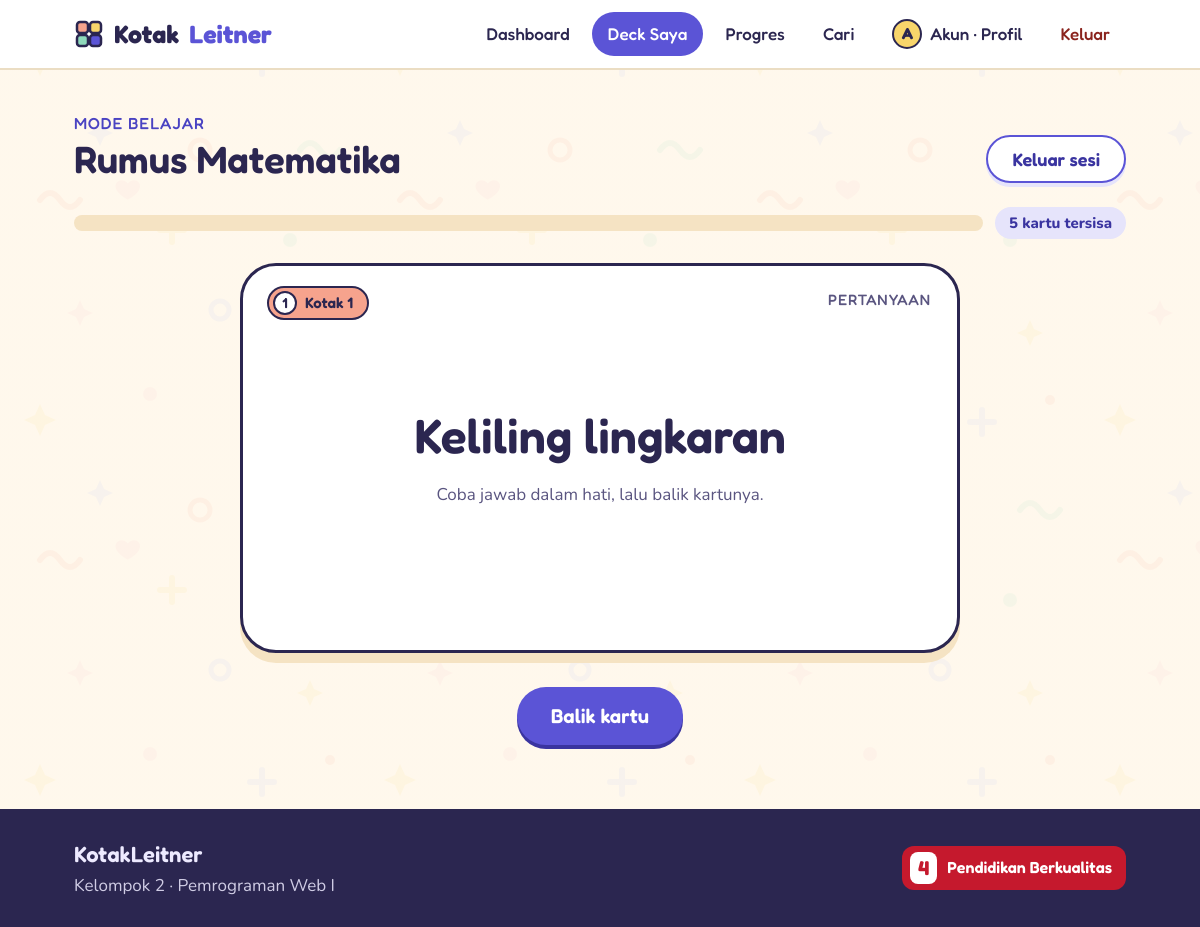
The app's page /belajar.php?deck=6&baru=1 (signed in) with its own data.
### tables this page shows
CREATE TABLE deck (
  id INT AUTO_INCREMENT PRIMARY KEY,
  user_id INT NOT NULL,
  nama VARCHAR(60) NOT NULL,
  deskripsi VARCHAR(200) NOT NULL DEFAULT '',
  warna TINYINT NOT NULL DEFAULT 1,
  karakter VARCHAR(20) NOT NULL DEFAULT 'kucing',
  FOREIGN KEY (user_id) REFERENCES users(id) ON DELETE CASCADE
);

CREATE TABLE kartu (
  id INT AUTO_INCREMENT PRIMARY KEY,
  deck_id INT NOT NULL,
  depan VARCHAR(200) NOT NULL,
  belakang VARCHAR(300) NOT NULL,
  kotak TINYINT NOT NULL DEFAULT 1,
  jadwal DATE NOT NULL,
  FOREIGN KEY (deck_id) REFERENCES deck(id) ON DELETE CASCADE
);

### belajar.php (the view, shortened to what this page needs)
<?php
require_once 'cek_login.php';
$uid = (int)$_SESSION['user_id'];
$deck_id = isset($_GET['deck']) ? (int)$_GET['deck'] : 0;
$nama_deck = 'Semua deck';
$syarat_deck = '';
if ($deck_id > 0) {
    $q = mysqli_query($conn, "SELECT * FROM deck WHERE id=$deck_id AND user_id=$uid");
    $deck = mysqli_fetch_assoc($q);
    $nama_deck = $deck['nama'];
    $syarat_deck = "AND d.id = $deck_id";
}
$sql_due = "FROM kartu k JOIN deck d ON k.deck_id = d.id WHERE d.user_id=$uid AND k.jadwal <= CURDATE() $syarat_deck";
$q = mysqli_query($conn, "SELECT k.* $sql_due ORDER BY k.kotak, k.id LIMIT 1");
$kartu = mysqli_fetch_assoc($q);
$q = mysqli_query($conn, "SELECT COUNT(*) AS n $sql_due");
$sisa = (int)mysqli_fetch_assoc($q)['n'];
$benar = $_SESSION['sesi']['benar'];
$salah = $_SESSION['sesi']['salah'];
$sudah = $benar + $salah;
$persen = ($sudah + $sisa) > 0 ? round($sudah / ($sudah + $sisa) * 100) : 0;
include 'header.php';
?>
<div class="wrap stack">
  <div class="page-head" style="margin-bottom:0">
    <div>
      <span class="eyebrow">Mode belajar</span>
      <h1 style="font-size:38px"><?= e($nama_deck) ?></h1>
    </div>
    <a class="btn btn-sec" href="<?= $deck_id > 0 ? 'kartu.php?deck=' . $deck_id : 'dashboard.php' ?>">Keluar sesi</a>
  </div>
<?php if ($kartu): ?>
  <div class="progress-row">
    <div class="bar"><i style="width:<?= $persen ?>%"></i></div>
    <span class="chip"><?= $sisa ?> kartu tersisa</span>
  </div>
  <div class="scene" style="max-width:720px;margin:0 auto;width:100%">
    <div class="fc3d" id="kartu3d">
      <div class="face">
        <div class="fc">
          <span class="tag"><?= badge_kotak($kartu['kotak']) ?></span>
          <span class="side">Pertanyaan</span>
          <div class="big"><?= nl2br(e($kartu['depan'])) ?></div>
          <p class="muted">Coba jawab dalam hati, lalu balik kartunya.</p>
        </div>
      </div>
      <div class="face rev">
        <div class="fc back">
          <span class="tag"><?= badge_kotak($kartu['kotak']) ?></span>
          <span class="side">Jawaban</span>
          <div class="big"><?= nl2br(e($kartu['belakang'])) ?></div>
        </div>
      </div>
    </div>
  </div>
  <div class="flipbtns">
    <button class="btn btn-pri btn-lg" type="button" id="tombolBalik">Balik kartu</button>
  </div>
<?php endif; ?>
</div>
<?php include 'footer.php'; ?>

### koneksi.php (shortened to what this page needs)
<?php
function e($teks) {
    return htmlspecialchars($teks, ENT_QUOTES, 'UTF-8');
}
function badge_kotak($k) {
    return '<span class="bdg k' . (int)$k . '"><i>' . (int)$k . '</i>Kotak ' . (int)$k . '</span>';
}

### assets/style.css (style rules this page uses)
:root { --bg:#FFF8EC;--sand:#FCEFD9;--sand2:#F5E3C3;--line:#EBDDC3;--edge:#8E88C6;--ink:#2B2650;--ink2:#5A5580;--pri:#5B54D6;--pri-d:#4A43C2;--pri-dd:#3A34A0;--pri-l:#E6E4FB;--pri-ll:#F3F2FD;--coral:#F6A38D;--coral-l:#FDE3DB;--coral-d:#8A231D;--yellow:#F8D56B;--yellow-l:#FFF1C2;--mint:#8FD9BB;--mint-l:#D8F3E6;--sky:#A8B5F7;--pink:#F7B6C8;--ok:#1F7A58;--danger:#C2362E;--hd:'Fredoka','Baloo 2',system-ui,sans-serif;--bd:'Nunito',system-ui,sans-serif }
html,body { margin:0;padding:0;min-height:100% }
.kl,.kl * { box-sizing:border-box }
.kl h1,.kl h2,.kl h3,.kl h4 { font-family:var(--hd);font-weight:600;margin:0;line-height:1.2;color:var(--ink) }
.kl h1 { font-size:48px }
.kl p { margin:0 }
.kl .muted { color:var(--ink2) }
.kl a { color:var(--pri-d) }
.kl .wrap { max-width:1100px;margin:0 auto;padding:0 24px;width:100% }
.kl .eyebrow { font-family:var(--hd);font-weight:500;font-size:16px;letter-spacing:.06em;text-transform:uppercase;color:var(--pri-d) }
.kl .btn { display:inline-flex;align-items:center;justify-content:center;gap:8px;min-height:48px;padding:0 24px;border-radius:999px;border:2px solid transparent;font-family:var(--hd);font-weight:600;font-size:18px;line-height:1;text-decoration:none;cursor:pointer;transition:transform .15s,background .15s,box-shadow .15s,border-color .15s;white-space:nowrap }
.kl .btn-pri { background:var(--pri);color:#fff;box-shadow:0 4px 0 var(--pri-dd) }
.kl .btn-sec { background:#fff;color:var(--pri-dd);border-color:var(--pri);box-shadow:0 4px 0 var(--pri-l) }
.kl .btn-lg { min-height:58px;padding:0 32px;font-size:20px }
.kl .bdg { display:inline-flex;align-items:center;gap:8px;padding:3px 14px 3px 4px;border-radius:999px;font-family:var(--hd);font-weight:600;font-size:15px;line-height:1.4;border:2px solid var(--ink);color:var(--ink);white-space:nowrap }
.kl .bdg i { font-style:normal;width:24px;height:24px;border-radius:50%;background:#fff;border:2px solid var(--ink);display:inline-flex;align-items:center;justify-content:center;font-size:14px }
.kl .k1 { background:#F6A38D }
.kl .chip { display:inline-flex;align-items:center;gap:6px;padding:4px 14px;border-radius:999px;background:var(--pri-l);color:var(--pri-dd);font-weight:800;font-size:15px }
.kl .bar { height:16px;border-radius:999px;background:var(--sand2);overflow:hidden }
.kl .fc { background:#fff;border:3px solid var(--ink);border-radius:36px;box-shadow:0 10px 0 var(--sand2);display:flex;flex-direction:column;align-items:center;justify-content:center;text-align:center;padding:36px;gap:16px;position:relative }
.kl .fc.back { background:var(--yellow-l) }
.kl .fc .big { font-family:var(--hd);font-weight:600;font-size:48px;line-height:1.2 }
.kl .fc .tag { position:absolute;top:20px;left:24px }
.kl .fc .side { position:absolute;top:22px;right:26px;font-family:var(--hd);font-weight:500;font-size:15px;letter-spacing:.06em;text-transform:uppercase;color:var(--ink2) }
.kl .scene { perspective:1400px }
.kl .fc3d { position:relative;height:400px;transform-style:preserve-3d;transition:transform .7s cubic-bezier(.4,.2,.2,1) }
.kl .face { position:absolute;inset:0;backface-visibility:hidden;-webkit-backface-visibility:hidden }
.kl .face.rev { transform:rotateY(180deg) }
.kl .stack { display:flex;flex-direction:column;gap:24px }
.kl .page-head { display:flex;align-items:flex-end;justify-content:space-between;gap:16px;flex-wrap:wrap;margin-bottom:28px }
.kl button.btn,.kl button.qpill { font-family:var(--hd) }
.kl .progress-row { display:flex;align-items:center;gap:12px }
.kl .progress-row .bar { flex:1 }
.kl .flipbtns { display:flex;gap:16px;justify-content:center;flex-wrap:wrap }
.kl .face .fc { height:calc(100% - 10px) }

### records on screen
deck: nama "Rumus Matematika"
kartu: kotak "1", depan "Keliling lingkaran"

### other values on screen
substr($_SESSION['nama'], 0, 1) "A"
nama_depan($_SESSION['nama']) "Akun"
$sisa "5"
